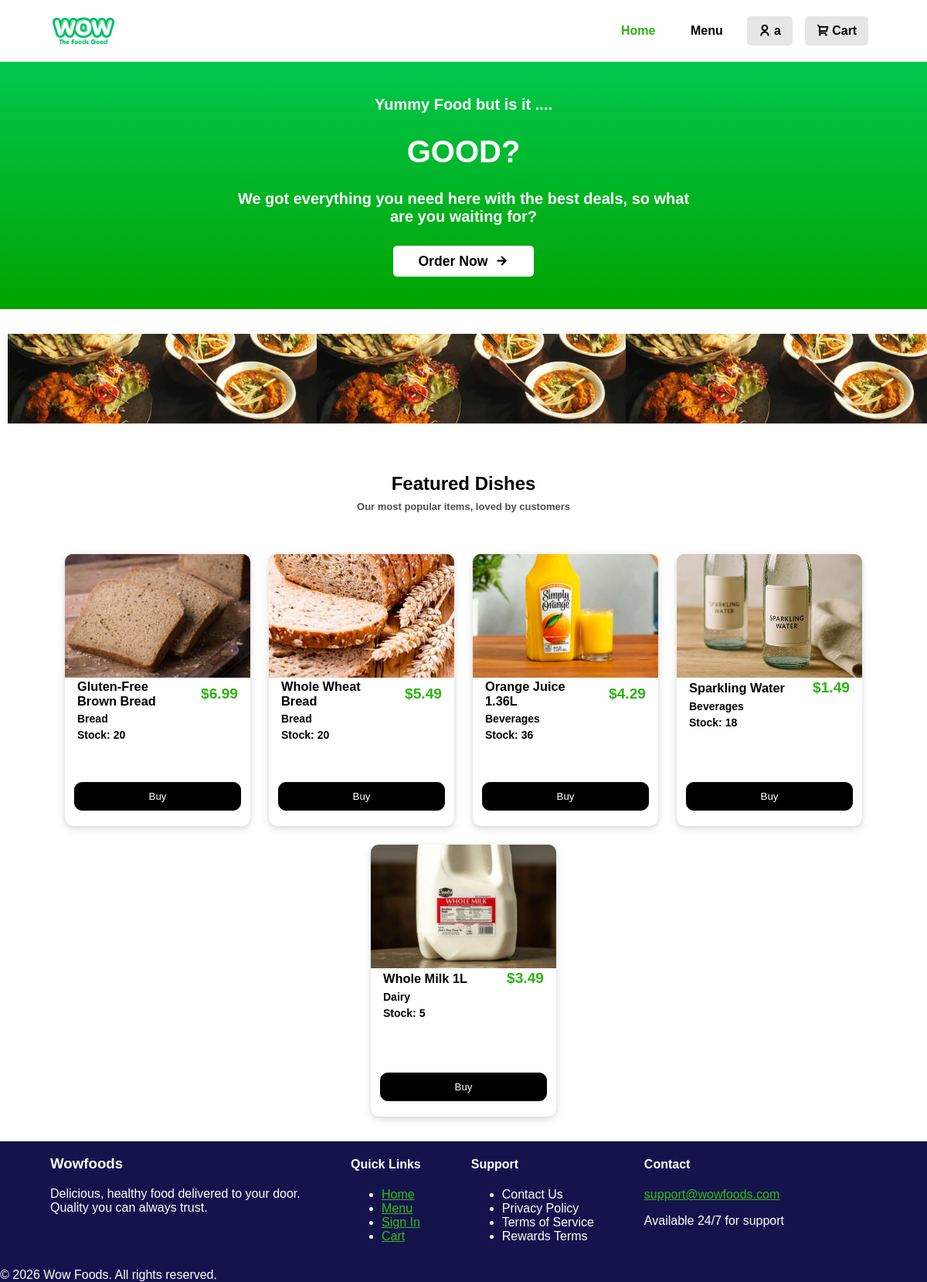
The page / (signed in) on the database its author committed.
### tables this page shows
CREATE TABLE `Products` (
  `product_id` INT,
  `category_id` INT,
  `product_name` VARCHAR(150),
  `price` DECIMAL(10,2),
  `description` TEXT(100),
  `image` VARCHAR(200),
  `stock` INT,
  PRIMARY KEY (`product_id`),
  FOREIGN KEY (`category_id`)
      REFERENCES `Categories`(`category_id`)
);

### app.py (the view)
@website.route("/")
def home_page():
    connect = get_db()
    c = connect.cursor()
    popular = c.execute(
        """
                        SELECT p.product_id,
                            p.product_name,
                            p.price,
                            p.image AS image_url,
                            p.stock,
                            c.category_name,
                            SUM(oi.quantity) AS total_units_sold,
                            SUM(oi.quantity * oi.price_at_purchase) AS total_revenue
                        FROM Products p
                            LEFT JOIN Categories c ON p.category_id = c.category_id
                            LEFT JOIN Order_Items oi ON p.product_id = oi.product_id
                        GROUP BY p.product_id
                        ORDER BY total_units_sold DESC
                        """
    ).fetchall()
    connect.close()
    return render_template(
        "Wowfoods.html", popular=popular, current_user=session.get("full_name")
    )

### app.py (called while the page is built)
def get_db():
    conn = sqlite3.connect(DB_PATH)
    conn.row_factory = sqlite3.Row
    conn.execute("PRAGMA foreign_keys = ON")
    return conn

### templates/Wowfoods.html (shortened to what this page needs)
<!doctype html>
<html lang="en">
<head>
    <link rel="stylesheet" href="{{ url_for('static', filename='Wowfoods.css') }}">
    <link href="https://cdn.jsdelivr.net/npm/remixicon@4.9.0/fonts/remixicon.css" rel="stylesheet" />
</head>
    <body>
        <nav class = "nav">
            <a href="{{ url_for('home_page') }}">
                <img id="logo" src="{{ url_for('static', filename='logos/white w logo.png') }}" alt="wowfoods-logo">
            </a>
            <div class="nav-buttons">
                <a href="{{ url_for('home_page') }}" id="navbutton" class="home"><span class="tabselected">Home</span></a>
                <a href="{{ url_for('menu_page') }}" id="navbutton" class="menu">Menu</a>
                {% if current_user %}
                    <a href="{{ url_for('accounts_page') }}" id="navbutton" class="calltoaction"><i class="ri-user-line" id="navi"></i>{{ current_user }}</a>
                {% else %}
                    <a href="{{ url_for('signin_page') }}" id="navbutton" class="calltoaction"><i class="ri-user-line" id="navi"></i>Sign in</a>
                {% endif %}
                <a href="{{ url_for('cart_page') }}" id="navbutton" class="calltoaction"><i class="ri-shopping-cart-2-line" id="navi"></i>Cart</a>
            </div>
        </nav>
        <div>
            <div class="bgcolor">
                <div class="welcome">
                    <h4>
                        Yummy Food but is it ....
                    </h4>
                    <h1>
                        GOOD?
                    </h1>
                    <h4>
                        We got everything you need here with the best deals, so what are you waiting for?
                    </h4>
                    <div class="order-btn">
                        <a class="order" href='{{ url_for("menu_page") if session.get("user_id") else url_for("accounts_page") }}'>
                            Order Now <i class="ri-arrow-right-line" id="orderi"></i>
                        </a>
                    </div>
                </div>
            </div>
            <div class="carousel" aria-roledescription="carousel">
                <div class="carousel__track">
                    <img src="{{ url_for('static', filename='images/food.jpg') }}" class="carousel__slide" data-id="1" alt="img">
                    <img src="{{ url_for('static', filename='images/food.jpg') }}" class="carousel__slide" data-id="2" alt="img">
                    <img src="{{ url_for('static', filename='images/food.jpg') }}" class="carousel__slide" data-id="3" alt="img">
                </div>
            </div>
        </div>
        <div class="intro">
            <h3>
                Featured Dishes
            </h3>
            <h5>
                Our most popular items, loved by customers
            </h5>
        </div>
        <div class="products">
            {% for product in popular[:5] %}
            <div class="productcards">
                <img src="{{ product.image_url }}" alt="{{ product.product_name }}">
                <div class ="productdetails">
                    <div class="productnameprice">
                        <h3 class="productname" id="details">{{ product.product_name }}</h3>
                        <h3 class="productprice" id="details">${{ "%.2f"|format(product.price) }}</h3>
                    </div>
                    <h4 class="productcate" id="details">{{ product.category_name }}</h4>
                    <h4 class="productstock" id="details">Stock: {{ product.stock }}</h4>
                    <form action="{{ url_for('cart_page') }}" method="post" class="buy-btn">
                        <button type="submit">Buy</button>
                    </form>
                </div>
            </div>
            {% endfor %}
        </div>
        <footer>
            <div class="footer-content">
                <div class="footerparts">
                    <h3>Wowfoods</h3>
                    <p>Delicious, healthy food delivered to your door. Quality you can always trust.</p>
                </div>
                <div class="footerparts">
                    <h4>Quick Links</h4>
                    <ul>
                        <li><a href="{{ url_for('home_page') }}">Home</a></li>
                        <li><a href="{{ url_for('menu_page') }}">Menu</a></li>
                        <li><a href="{{ url_for('signin_page') }}">Sign In</a></li>
                        <li><a href="{{ url_for('cart_page') }}">Cart</a></li>
                    </ul>
                </div>
                <div class="footerparts">
                    <h4>Support</h4>
                    <ul>
                        <li>Contact Us</li>
                        <li>Privacy Policy</li>
                        <li>Terms of Service</li>
                        <li>Rewards Terms</li>
                    </ul>
                </div>
                <div class="footerparts">
                    <h4>Contact</h4>
                    <p><a href="mailto:support@wowfoods.com">support@wowfoods.com</a></p>
                    <p>Available 24/7 for support</p>
                </div>
            </div>
            <p>&copy; 2026 Wow Foods. All rights reserved.</p>
        </footer>
    </body>
</html>

### static/Wowfoods.css (style rules this page uses)
:root { --bg: white; --card: white; --text: black; --nav: white; --hover: #d1d1d1; --maincolour: #36bd18; }
html, body { height: 100%; margin: 0; font-family: sans-serif; background: var(--bg); color: var(--text); }
.nav { margin: 0 auto; padding: 1rem 3rem; max-width: 90vw; background: var(--nav); display: flex; justify-content: space-between; align-items: center; flex-direction: row; }
#logo { height: 3rem; width: auto; vertical-align: middle; }
.nav-buttons { display: flex; text-align: right; visibility: visible; }
#navbutton { margin-right: 1rem; color: inherit; text-decoration: none; padding: 0.5rem 0.8rem; border: #ffffff00 2px solid; color: var(--text); font: bold 1rem sans-serif; }
.tabselected { color: rgb(45, 178, 19); }
.calltoaction { border-radius: 5px; background-color: var(--card); filter: brightness(0.9); transition: filter 0.2s ease, background-color 0.2s ease; }
.order-btn { width: 100%; height: 100%; display: flex; justify-content: center; align-items: center; position: relative; }
.order { font-size: 18px; color: var(--text); text-decoration: none; margin-top: 40px; padding: 0.6rem 2rem; border-radius: 5px; background: var(--card); position: absolute; overflow: hidden; z-index: 1; transition: font-size 0.25s ease; font: bold 1.1rem sans-serif; }
.order::after { content: ""; position: absolute; left: -130%; bottom: 0; width: 40%; height: 100%; transform: skew(-45deg); background: linear-gradient( 145deg, transparent, rgba(219, 204, 204, 0.24), transparent ); transition: left 0.75s ease; }
#navi { margin-right: 4px; }
#orderi { margin-left: 4px; }
.bgcolor { background-color: chartreuse; height: 20rem; width: auto; margin: 0rem 0rem; background-image: linear-gradient( to bottom, rgba(0, 200, 78, 100), rgba(0, 163, 0, 100) ); align-items: center; display: flex; justify-content: center; grid-template-columns: auto; }
.welcome { font-size: clamp(16px, 2vw, 20px); text-align: center; max-width: 51vw; color: #ffffff; align-items: center; justify-content: center; margin-bottom: 2rem; margin-top: -2rem; flex-direction: column; }
.carousel { margin: 2rem auto; height: 6rem; display: flex; align-items: center; overflow: hidden; flex-direction: row; padding: 10px; grid-template-columns: auto; overflow-x: hidden; }
.carousel__track { display: flex; width: max-content; animation: carousel-scroll 24s linear infinite; will-change: transform; }
.carousel__slide { width: 400px; height: auto; flex-shrink: 0; }
.intro { display: flex; justify-content: center; align-items: center; flex-direction: column; margin: 2rem auto; max-width: 90vw; }
.intro h3 { margin-top: 2rem; margin-bottom: 0rem; color: #000000; font-size: x-large; }
.intro h5 { margin-top: 0.5rem; color: #4d4d4d; font-size: small; }
.products { display: flex; justify-content: center; align-items: center; flex-direction: row; flex-wrap: wrap; gap: 1.5rem; margin: 2rem 0; max-width: 100%; }
.productcards { display: flex; flex-direction: column; justify-content: flex-end; align-items: stretch; height: 22rem; width: 15rem; background-color: rgb(184, 184, 184); border-radius: 10px; box-shadow: 0 4px 12px rgba(0, 0, 0, 0.1), 0 1.5px 6px rgba(0, 0, 0, 0.08); overflow: hidden; position: relative; }
.productdetails { color: var(--text); background-color: white; width: 100%; display: flex; flex-direction: column; align-items: stretch; flex: 0 0 12rem; overflow: hidden; font: bold 14px sans-serif; }
.productnameprice { display: flex; justify-content: space-between; align-items: center; padding: 0rem 0rem; }
#details { padding: 0rem 1rem; margin: 0.15rem 0; display: flex; }
.productname { max-width: 70%; }
.productprice { font-size: 1.2rem; text-decoration: dotted; color: rgb(45, 178, 19); }
.buy-btn button { cursor: pointer; text-decoration: none; padding: 10px 20px; border: 1px solid #000000; background: #000000; width: 90%; color: #fff; border-radius: 10px; }
.buy-btn { pointer-events: auto; display: flex; justify-content: center; align-items: center; text-decoration: none; margin: auto 0 20px 0; }
footer { background-color: #14134b; color: #fff; height: fit-content; }
.footer-content { display: flex; flex-direction: row; justify-content: space-evenly; margin-right: 10%; }
.footerparts { max-width: 30%; flex-direction: row; }
footer a { color: #36bd18; }

### rows shown on the page
Products: shows a picture, product_name "Gluten-Free Brown Bread", price "6.99", category_name "Bread", stock "20"
Products: shows a picture, product_name "Whole Wheat Bread", price "5.49", category_name "Bread", stock "20"
Products: shows a picture, product_name "Orange Juice 1.36L", price "4.29", category_name "Beverages", stock "36"
Products: shows a picture, product_name "Sparkling Water", price "1.49", category_name "Beverages", stock "18"
Products: shows a picture, product_name "Whole Milk 1L", price "3.49", category_name "Dairy", stock "5"

### other values the page prints
{{ current_user }} "a"
